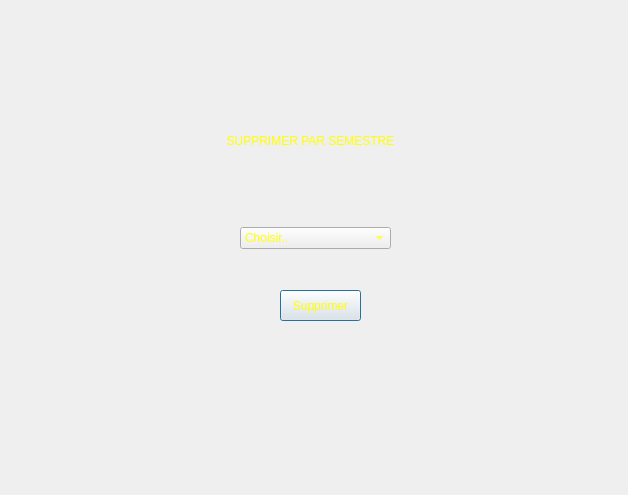
<?xml version="1.0" encoding="UTF-8"?>
<ui version="4.0">
 <class>Dialog</class>
 <widget class="QDialog" name="Dialog">
  <property name="geometry">
   <rect>
    <x>0</x>
    <y>0</y>
    <width>628</width>
    <height>495</height>
   </rect>
  </property>
  <property name="windowTitle">
   <string>Dialog</string>
  </property>
  <property name="styleSheet">
   <string notr="true">QProgressBar:horizontal {
    border: 1px solid #3A3939;
    text-align: center;
    padding: 1px;
    background: #201F1F;
}
QProgressBar::chunk:horizontal {
    background-color: qlineargradient(spread:reflect, x1:1, y1:0.545, x2:1, y2:0, stop:0 rgba(28, 66, 111, 255), stop:1 rgba(37, 87, 146, 255));
}

QToolTip
{
    border: 1px solid #3A3939;
    background-color: rgb(90, 102, 117);;
    color: white;
    padding: 1px;
    opacity: 200;
}

QWidget
{
    color: silver;
    background-color: #302F2F;
    selection-background-color:#3d8ec9;
    selection-color: black;
    background-clip: border;
    border-image: none;
    outline: 0;
}

QWidget:item:hover
{
    background-color: #78879b;
    color: black;
}

QWidget:item:selected
{
    background-color: #3d8ec9;
}

QCheckBox
{
    spacing: 5px;
    outline: none;
    color: #bbb;
    margin-bottom: 2px;
}

QCheckBox:disabled
{
    color: #777777;
}
QCheckBox::indicator,
QGroupBox::indicator
{
    width: 18px;
    height: 18px;
}
QGroupBox::indicator
{
    margin-left: 2px;
}

QCheckBox::indicator:unchecked,
QCheckBox::indicator:unchecked:hover,
QGroupBox::indicator:unchecked,
QGroupBox::indicator:unchecked:hover
{
    image: url(:/dark_blue/img/checkbox_unchecked.png);
}

QCheckBox::indicator:unchecked:focus,
QCheckBox::indicator:unchecked:pressed,
QGroupBox::indicator:unchecked:focus,
QGroupBox::indicator:unchecked:pressed
{
  border: none;
    image: url(:/dark_blue/img/checkbox_unchecked_focus.png);
}

QCheckBox::indicator:checked,
QCheckBox::indicator:checked:hover,
QGroupBox::indicator:checked,
QGroupBox::indicator:checked:hover
{
    image: url(:/dark_blue/img/checkbox_checked.png);
}

QCheckBox::indicator:checked:focus,
QCheckBox::indicator:checked:pressed,
QGroupBox::indicator:checked:focus,
QGroupBox::indicator:checked:pressed
{
  border: none;
    image: url(:/dark_blue/img/checkbox_checked_focus.png);
}

QCheckBox::indicator:indeterminate,
QCheckBox::indicator:indeterminate:hover,
QCheckBox::indicator:indeterminate:pressed
QGroupBox::indicator:indeterminate,
QGroupBox::indicator:indeterminate:hover,
QGroupBox::indicator:indeterminate:pressed
{
    image: url(:/dark_blue/img/checkbox_indeterminate.png);
}

QCheckBox::indicator:indeterminate:focus,
QGroupBox::indicator:indeterminate:focus
{
    image: url(:/dark_blue/img/checkbox_indeterminate_focus.png);
}

QCheckBox::indicator:checked:disabled,
QGroupBox::indicator:checked:disabled
{
    image: url(:/dark_blue/img/checkbox_checked_disabled.png);
}

QCheckBox::indicator:unchecked:disabled,
QGroupBox::indicator:unchecked:disabled
{
    image: url(:/dark_blue/img/checkbox_unchecked_disabled.png);
}

QRadioButton
{
    spacing: 5px;
    outline: none;
    color: rgb(255, 255, 255);
    margin-bottom: 2px;
}

QRadioButton:disabled
{
	color: rgb(0, 85, 255);
}


QMenuBar
{
    background-color: #302F2F;
    color: silver;
}

QMenuBar::item
{
    background: transparent;
}

QMenuBar::item:selected
{
    background: transparent;
    border: 1px solid #3A3939;
}

QMenuBar::item:pressed
{
    border: 1px solid #3A3939;
    background-color: #3d8ec9;
    color: black;
    margin-bottom:-1px;
    padding-bottom:1px;
}

QMenu
{
    border: 1px solid #3A3939;
    color: silver;
    margin: 1px;
}

QMenu::icon
{
    margin: 1px;
}

QMenu::item
{
    padding: 2px 2px 2px 25px;
    margin-left: 5px;
    border: 1px solid transparent; /* reserve space for selection border */
}

QMenu::item:selected
{
    color: black;
}

QMenu::separator {
    height: 2px;
    background: lightblue;
    margin-left: 10px;
    margin-right: 5px;
}

QMenu::indicator {
    width: 16px;
    height: 16px;
}

/* non-exclusive indicator = check box style indicator
   (see QActionGroup::setExclusive) */
QMenu::indicator:non-exclusive:unchecked {
    image: url(:/dark_blue/img/checkbox_unchecked.png);
}

QMenu::indicator:non-exclusive:unchecked:selected {
    image: url(:/dark_blue/img/checkbox_unchecked_disabled.png);
}

QMenu::indicator:non-exclusive:checked {
    image: url(:/dark_blue/img/checkbox_checked.png);
}

QMenu::indicator:non-exclusive:checked:selected {
    image: url(:/dark_blue/img/checkbox_checked_disabled.png);
}

/* exclusive indicator = radio button style indicator (see QActionGroup::setExclusive) */
QMenu::indicator:exclusive:unchecked {
    image: url(:/dark_blue/img/radio_unchecked.png);
}

QMenu::indicator:exclusive:unchecked:selected {
    image: url(:/dark_blue/img/radio_unchecked_disabled.png);
}

QMenu::indicator:exclusive:checked {
    image: url(:/dark_blue/img/radio_checked.png);
}

QMenu::indicator:exclusive:checked:selected {
    image: url(:/dark_blue/img/radio_checked_disabled.png);
}

QMenu::right-arrow {
    margin: 5px;
    image: url(:/dark_blue/img/right_arrow.png)
}


QWidget:disabled
{
    color: #808080;
    background-color: #302F2F;
}

QAbstractItemView
{
    alternate-background-color: #3A3939;
    color: silver;
    border: 1px solid 3A3939;
    border-radius: 2px;
    padding: 1px;
}

QWidget:focus, QMenuBar:focus
{
    border: 1px solid #78879b;
}

QTabWidget:focus, QCheckBox:focus, QRadioButton:focus, QSlider:focus
{
    border: none;
}

QLineEdit
{
    background-color: #201F1F;
    padding: 2px;
    border-style: solid;
    border: 1px solid #3A3939;
    border-radius: 2px;
    color: silver;
}

QGroupBox {
    border:1px solid #3A3939;
    border-radius: 2px;
    margin-top: 20px;
    background-color: #302F2F;
    color: silver;
}

QGroupBox::title {
    subcontrol-origin: margin;
    subcontrol-position: top center;
    padding-left: 10px;
    padding-right: 10px;
    padding-top: 10px;
}

QAbstractScrollArea
{
    border-radius: 2px;
    border: 1px solid #3A3939;
    background-color: transparent;
}

QScrollBar:horizontal
{
    height: 15px;
    margin: 3px 15px 3px 15px;
    border: 1px transparent #2A2929;
    border-radius: 4px;
    background-color: #2A2929;
}

QScrollBar::handle:horizontal
{
    background-color: #605F5F;
    min-width: 5px;
    border-radius: 4px;
}

QScrollBar::add-line:horizontal
{
    margin: 0px 3px 0px 3px;
    border-image: url(:/dark_blue/img/right_arrow_disabled.png);
    width: 10px;
    height: 10px;
    subcontrol-position: right;
    subcontrol-origin: margin;
}

QScrollBar::sub-line:horizontal
{
    margin: 0px 3px 0px 3px;
    border-image: url(:/dark_blue/img/left_arrow_disabled.png);
    height: 10px;
    width: 10px;
    subcontrol-position: left;
    subcontrol-origin: margin;
}

QScrollBar::add-line:horizontal:hover,QScrollBar::add-line:horizontal:on
{
    border-image: url(:/dark_blue/img/right_arrow.png);
    height: 10px;
    width: 10px;
    subcontrol-position: right;
    subcontrol-origin: margin;
}


QScrollBar::sub-line:horizontal:hover, QScrollBar::sub-line:horizontal:on
{
    border-image: url(:/dark_blue/img/left_arrow.png);
    height: 10px;
    width: 10px;
    subcontrol-position: left;
    subcontrol-origin: margin;
}

QScrollBar::up-arrow:horizontal, QScrollBar::down-arrow:horizontal
{
    background: none;
}


QScrollBar::add-page:horizontal, QScrollBar::sub-page:horizontal
{
    background: none;
}

QScrollBar:vertical
{
    background-color: #2A2929;
    width: 15px;
    margin: 15px 3px 15px 3px;
    border: 1px transparent #2A2929;
    border-radius: 4px;
}

QScrollBar::handle:vertical
{
    background-color: #605F5F;
    min-height: 5px;
    border-radius: 4px;
}

QScrollBar::sub-line:vertical
{
    margin: 3px 0px 3px 0px;
    border-image: url(:/dark_blue/img/up_arrow_disabled.png);
    height: 10px;
    width: 10px;
    subcontrol-position: top;
    subcontrol-origin: margin;
}

QScrollBar::add-line:vertical
{
    margin: 3px 0px 3px 0px;
    border-image: url(:/dark_blue/img/down_arrow_disabled.png);
    height: 10px;
    width: 10px;
    subcontrol-position: bottom;
    subcontrol-origin: margin;
}

QScrollBar::sub-line:vertical:hover,QScrollBar::sub-line:vertical:on
{

    border-image: url(:/dark_blue/img/up_arrow.png);
    height: 10px;
    width: 10px;
    subcontrol-position: top;
    subcontrol-origin: margin;
}


QScrollBar::add-line:vertical:hover, QScrollBar::add-line:vertical:on
{
    border-image: url(:/dark_blue/img/down_arrow.png);
    height: 10px;
    width: 10px;
    subcontrol-position: bottom;
    subcontrol-origin: margin;
}

QScrollBar::up-arrow:vertical, QScrollBar::down-arrow:vertical
{
    background: none;
}


QScrollBar::add-page:vertical, QScrollBar::sub-page:vertical
{
    background: none;
}

QTextEdit
{
    background-color: #201F1F;
    color: silver;
    border: 1px solid #3A3939;
}

QPlainTextEdit
{
    background-color: #201F1F;;
    color: silver;
    border-radius: 2px;
    border: 1px solid #3A3939;
}

QHeaderView::section
{
    background-color: #3A3939;
    color: silver;
    padding-left: 4px;
    border: 1px solid #6c6c6c;
}

QSizeGrip {
    image: url(:/dark_blue/img/sizegrip.png);
    width: 12px;
    height: 12px;
}

QMainWindow
{
    background-color: #302F2F;

}

QMainWindow::separator
{
    background-color: #302F2F;
    color: white;
    padding-left: 4px;
    spacing: 2px;
    border: 1px dashed #3A3939;
}

QMainWindow::separator:hover
{

    background-color: #787876;
    color: white;
    padding-left: 4px;
    border: 1px solid #3A3939;
    spacing: 2px;
}


QMenu::separator
{
    height: 1px;
    background-color: #3A3939;
    color: white;
    padding-left: 4px;
    margin-left: 10px;
    margin-right: 5px;
}


QFrame
{
    border-radius: 2px;
    border: 1px solid #444;
}

QFrame[frameShape=&quot;0&quot;]
{
    border-radius: 2px;
    border: 1px transparent #444;
}

QStackedWidget
{
    background-color: #302F2F;
    border: 1px transparent black;
}

QToolBar {
    border: 1px transparent #393838;
    background: 1px solid #302F2F;
    font-weight: bold;
}

QToolBar::handle:horizontal {
    image: url(:/dark_blue/img/Hmovetoolbar.png);
}
QToolBar::handle:vertical {
    image: url(:/dark_blue/img/Vmovetoolbar.png);
}
QToolBar::separator:horizontal {
    image: url(:/dark_blue/img/Hsepartoolbar.png);
}
QToolBar::separator:vertical {
    image: url(:/dark_blue/img/Vsepartoolbars.png);
}

QPushButton
{
    color: silver;
    background-color: #302F2F;
    border-width: 2px;
    border-color: #4A4949;
    border-style: solid;
    padding-top: 2px;
    padding-bottom: 2px;
    padding-left: 10px;
    padding-right: 10px;
    border-radius: 4px;
    /* outline: none; */
    /* min-width: 40px; */
}

QPushButton:disabled
{
    background-color: #302F2F;
    border-width: 2px;
    border-color: #3A3939;
    border-style: solid;
    padding-top: 2px;
    padding-bottom: 2px;
    padding-left: 10px;
    padding-right: 10px;
    /*border-radius: 2px;*/
    color: #808080;
}

QPushButton:focus {
    background-color: #3d8ec9;
    color: white;
}

QComboBox
{
    selection-background-color: #3d8ec9;
    background-color: #201F1F;
    border-style: solid;
    border: 1px solid #3A3939;
    border-radius: 2px;
    padding: 2px;
    min-width: 75px;
}

QPushButton:checked{
    background-color: #4A4949;
    border-color: #6A6969;
}

QPushButton:hover {
    border: 2px solid #78879b;
    color: silver;
}

QComboBox:hover, QAbstractSpinBox:hover,QLineEdit:hover,QTextEdit:hover,QPlainTextEdit:hover,QAbstractView:hover,QTreeView:hover
{
    border: 1px solid #78879b;
    color: silver;
}

QComboBox:on
{
    background-color: #626873;
    padding-top: 3px;
    padding-left: 4px;
    selection-background-color: #4a4a4a;
}

QComboBox QAbstractItemView
{
    background-color: #201F1F;
    border-radius: 2px;
    border: 1px solid #444;
    selection-background-color: #3d8ec9;
    color: silver;
}

QComboBox::drop-down
{
    subcontrol-origin: padding;
    subcontrol-position: top right;
    width: 15px;

    border-left-width: 0px;
    border-left-color: darkgray;
    border-left-style: solid;
    border-top-right-radius: 3px;
    border-bottom-right-radius: 3px;
}

QComboBox::down-arrow
{
    image: url(:/dark_blue/img/down_arrow_disabled.png);
}

QComboBox::down-arrow:on, QComboBox::down-arrow:hover,
QComboBox::down-arrow:focus
{
    image: url(:/dark_blue/img/down_arrow.png);
}

QPushButton:pressed
{
    background-color: #484846;
}

QAbstractSpinBox {
    padding-top: 2px;
    padding-bottom: 2px;
    border: 1px solid #3A3939;
    background-color: #201F1F;
    color: silver;
    border-radius: 2px;
    min-width: 75px;
}

QAbstractSpinBox:up-button
{
    background-color: transparent;
    subcontrol-origin: border;
    subcontrol-position: top right;
}

QAbstractSpinBox:down-button
{
    background-color: transparent;
    subcontrol-origin: border;
    subcontrol-position: bottom right;
}

QAbstractSpinBox::up-arrow,QAbstractSpinBox::up-arrow:disabled,QAbstractSpinBox::up-arrow:off {
    image: url(:/dark_blue/img/up_arrow_disabled.png);
    width: 10px;
    height: 10px;
}
QAbstractSpinBox::up-arrow:hover
{
    image: url(:/dark_blue/img/up_arrow.png);
}


QAbstractSpinBox::down-arrow,QAbstractSpinBox::down-arrow:disabled,QAbstractSpinBox::down-arrow:off
{
    image: url(:/dark_blue/img/down_arrow_disabled.png);
    width: 10px;
    height: 10px;
}
QAbstractSpinBox::down-arrow:hover
{
    image: url(:/dark_blue/img/down_arrow.png);
}


QLabel
{
    border: 0px solid black;
}

QTabWidget{
    border: 1px transparent black;
}

QTabWidget::pane {
    border: 1px solid #444;
    border-radius: 3px;
    padding: 3px;
}

QTabBar
{
    qproperty-drawBase: 0;
    left: 5px; /* move to the right by 5px */
}

QTabBar:focus
{
    border: 0px transparent black;
}

QTabBar::close-button  {
    image: url(:/dark_blue/img/close.png);
    background: transparent;
}

QTabBar::close-button:hover
{
    image: url(:/dark_blue/img/close-hover.png);
    background: transparent;
}

QTabBar::close-button:pressed {
    image: url(:/dark_blue/img/close-pressed.png);
    background: transparent;
}

/* TOP TABS */
QTabBar::tab:top {
    color: #b1b1b1;
    border: 1px solid #4A4949;
    border-bottom: 1px transparent black;
    background-color: #302F2F;
    padding: 5px;
    border-top-left-radius: 2px;
    border-top-right-radius: 2px;
}

QTabBar::tab:top:!selected
{
    color: #b1b1b1;
    background-color: #201F1F;
    border: 1px transparent #4A4949;
    border-bottom: 1px transparent #4A4949;
    border-top-left-radius: 0px;
    border-top-right-radius: 0px;
}

QTabBar::tab:top:!selected:hover {
    background-color: #48576b;
}

/* BOTTOM TABS */
QTabBar::tab:bottom {
    color: #b1b1b1;
    border: 1px solid #4A4949;
    border-top: 1px transparent black;
    background-color: #302F2F;
    padding: 5px;
    border-bottom-left-radius: 2px;
    border-bottom-right-radius: 2px;
}

QTabBar::tab:bottom:!selected
{
    color: #b1b1b1;
    background-color: #201F1F;
    border: 1px transparent #4A4949;
    border-top: 1px transparent #4A4949;
    border-bottom-left-radius: 0px;
    border-bottom-right-radius: 0px;
}

QTabBar::tab:bottom:!selected:hover {
    background-color: #78879b;
}

/* LEFT TABS */
QTabBar::tab:left {
    color: #b1b1b1;
    border: 1px solid #4A4949;
    border-left: 1px transparent black;
    background-color: #302F2F;
    padding: 5px;
    border-top-right-radius: 2px;
    border-bottom-right-radius: 2px;
}

QTabBar::tab:left:!selected
{
    color: #b1b1b1;
    background-color: #201F1F;
    border: 1px transparent #4A4949;
    border-right: 1px transparent #4A4949;
    border-top-right-radius: 0px;
    border-bottom-right-radius: 0px;
}

QTabBar::tab:left:!selected:hover {
    background-color: #48576b;
}


/* RIGHT TABS */
QTabBar::tab:right {
    color: #b1b1b1;
    border: 1px solid #4A4949;
    border-right: 1px transparent black;
    background-color: #302F2F;
    padding: 5px;
    border-top-left-radius: 2px;
    border-bottom-left-radius: 2px;
}

QTabBar::tab:right:!selected
{
    color: #b1b1b1;
    background-color: #201F1F;
    border: 1px transparent #4A4949;
    border-right: 1px transparent #4A4949;
    border-top-left-radius: 0px;
    border-bottom-left-radius: 0px;
}

QTabBar::tab:right:!selected:hover {
    background-color: #48576b;
}

QTabBar QToolButton::right-arrow:enabled {
     image: url(:/dark_blue/img/right_arrow.png);
 }

 QTabBar QToolButton::left-arrow:enabled {
     image: url(:/dark_blue/img/left_arrow.png);
 }

QTabBar QToolButton::right-arrow:disabled {
     image: url(:/dark_blue/img/right_arrow_disabled.png);
 }

 QTabBar QToolButton::left-arrow:disabled {
     image: url(:/dark_blue/img/left_arrow_disabled.png);
 }


QDockWidget {
    border: 1px solid #403F3F;
    titlebar-close-icon: url(:/dark_blue/img/close.png);
    titlebar-normal-icon: url(:/dark_blue/img/undock.png);
}

QDockWidget::close-button, QDockWidget::float-button {
    border: 1px solid transparent;
    border-radius: 2px;
    background: transparent;
}

QDockWidget::close-button:hover, QDockWidget::float-button:hover {
    background: rgba(255, 255, 255, 10);
}

QDockWidget::close-button:pressed, QDockWidget::float-button:pressed {
    padding: 1px -1px -1px 1px;
    background: rgba(255, 255, 255, 10);
}

QTreeView, QListView, QTextBrowser, AtLineEdit, AtLineEdit::hover {
    border: 1px solid #444;
    background-color: silver;
    border-radius: 3px;
    margin-left: 3px;
    color: black;
}

QTreeView:branch:selected, QTreeView:branch:hover {
    background: url(:/dark_blue/img/transparent.png);
}

QTreeView::branch:has-siblings:!adjoins-item {
    border-image: url(:/dark_blue/img/transparent.png);
}

QTreeView::branch:has-siblings:adjoins-item {
    border-image: url(:/dark_blue/img/transparent.png);
}

QTreeView::branch:!has-children:!has-siblings:adjoins-item {
    border-image: url(:/dark_blue/img/transparent.png);
}

QTreeView::branch:has-children:!has-siblings:closed,
QTreeView::branch:closed:has-children:has-siblings {
    image: url(:/dark_blue/img/branch_closed.png);
}

QTreeView::branch:open:has-children:!has-siblings,
QTreeView::branch:open:has-children:has-siblings  {
    image: url(:/dark_blue/img/branch_open.png);
}

QTreeView::branch:has-children:!has-siblings:closed:hover,
QTreeView::branch:closed:has-children:has-siblings:hover {
    image: url(:/dark_blue/img/branch_closed-on.png);
    }

QTreeView::branch:open:has-children:!has-siblings:hover,
QTreeView::branch:open:has-children:has-siblings:hover  {
    image: url(:/dark_blue/img/branch_open-on.png);
    }

QListView::item:!selected:hover, QListView::item:!selected:hover, QTreeView::item:!selected:hover  {
    background: rgba(0, 0, 0, 0);
    outline: 0;
    color: #FFFFFF
}

QListView::item:selected:hover, QListView::item:selected:hover, QTreeView::item:selected:hover  {
    background: #3d8ec9;
    color: #FFFFFF;
}

QSlider::groove:horizontal {
    border: 1px solid #3A3939;
    height: 8px;
    background: #201F1F;
    margin: 2px 0;
    border-radius: 2px;
}

QSlider::handle:horizontal {
    background: QLinearGradient( x1: 0, y1: 0, x2: 0, y2: 1,
      stop: 0.0 silver, stop: 0.2 #a8a8a8, stop: 1 #727272);
    border: 1px solid #3A3939;
    width: 14px;
    height: 14px;
    margin: -4px 0;
    border-radius: 2px;
}

QSlider::groove:vertical {
    border: 1px solid #3A3939;
    width: 8px;
    background: #201F1F;
    margin: 0 0px;
    border-radius: 2px;
}

QSlider::handle:vertical {
    background: QLinearGradient( x1: 0, y1: 0, x2: 0, y2: 1, stop: 0.0 silver,
    stop: 0.2 #a8a8a8, stop: 1 #727272);
    border: 1px solid #3A3939;
    width: 14px;
    height: 14px;
    margin: 0 -4px;
    border-radius: 2px;
}

QToolButton {
    /*  background-color: transparent; */
    border: 2px transparent #4A4949;
    border-radius: 4px;
    background-color: dimgray;
    margin: 2px;
    padding: 2px;
}

QToolButton[popupMode=&quot;1&quot;] { /* only for MenuButtonPopup */
 padding-right: 20px; /* make way for the popup button */
 border: 2px transparent #4A4949;
 border-radius: 4px;
}

QToolButton[popupMode=&quot;2&quot;] { /* only for InstantPopup */
 padding-right: 10px; /* make way for the popup button */
 border: 2px transparent #4A4949;
}


QToolButton:hover, QToolButton::menu-button:hover {
    border: 2px solid #78879b;
}

QToolButton:checked, QToolButton:pressed,
    QToolButton::menu-button:pressed {
    background-color: #4A4949;
    border: 2px solid #78879b;
}

/* the subcontrol below is used only in the InstantPopup or DelayedPopup mode */
QToolButton::menu-indicator {
    image: url(:/dark_blue/img/down_arrow.png);
    top: -7px; left: -2px; /* shift it a bit */
}

/* the subcontrols below are used only in the MenuButtonPopup mode */
QToolButton::menu-button {
    border: 1px transparent #4A4949;
    border-top-right-radius: 6px;
    border-bottom-right-radius: 6px;
    /* 16px width + 4px for border = 20px allocated above */
    width: 16px;
    outline: none;
}

QToolButton::menu-arrow {
    image: url(:/dark_blue/img/down_arrow.png);
}

QToolButton::menu-arrow:open {
    top: 1px; left: 1px; /* shift it a bit */
    border: 1px solid #3A3939;
}

QPushButton::menu-indicator  {
    subcontrol-origin: padding;
    subcontrol-position: bottom right;
    left: 4px;
}

QTableView
{
    border: 1px solid #444;
    gridline-color: #6c6c6c;
    background-color: #201F1F;
}


QTableView, QHeaderView
{
    border-radius: 0px;
}

QTableView::item:pressed, QListView::item:pressed, QTreeView::item:pressed  {
    background: #78879b;
    color: #FFFFFF;
}

QTableView::item:selected:active, QTreeView::item:selected:active, QListView::item:selected:active  {
    background: #3d8ec9;
    color: #FFFFFF;
}


QHeaderView
{
    border: 1px transparent;
    border-radius: 2px;
    margin: 0px;
    padding: 0px;
}

QHeaderView::section  {
    background-color: #3A3939;
    color: silver;
    padding: 4px;
    border: 1px solid #6c6c6c;
    border-radius: 0px;
    text-align: center;
}

QHeaderView::section::vertical::first, QHeaderView::section::vertical::only-one
{
    border-top: 1px solid #6c6c6c;
}

QHeaderView::section::vertical
{
    border-top: transparent;
}

QHeaderView::section::horizontal::first, QHeaderView::section::horizontal::only-one
{
    border-left: 1px solid #6c6c6c;
}

QHeaderView::section::horizontal
{
    border-left: transparent;
}


QHeaderView::section:checked
 {
    color: white;
    background-color: #5A5959;
 }

 /* style the sort indicator */
QHeaderView::down-arrow {
    image: url(:/dark_blue/img/down_arrow.png);
}

QHeaderView::up-arrow {
    image: url(:/dark_blue/img/up_arrow.png);
}


QTableCornerButton::section {
    background-color: #3A3939;
    border: 1px solid #3A3939;
    border-radius: 2px;
}

QToolBox  {
    padding: 3px;
    border: 1px transparent black;
}

QToolBox::tab {
    color: #b1b1b1;
    background-color: #302F2F;
    border: 1px solid #4A4949;
    border-bottom: 1px transparent #302F2F;
    border-top-left-radius: 5px;
    border-top-right-radius: 5px;
}

 QToolBox::tab:selected { /* italicize selected tabs */
    font: italic;
    background-color: #302F2F;
    border-color: #3d8ec9;
 }

QStatusBar::item {
    border: 1px solid #3A3939;
    border-radius: 2px;
 }


QFrame[height=&quot;3&quot;], QFrame[width=&quot;3&quot;] {
    background-color: #AAA;
}


QSplitter::handle {
    border: 1px dashed #3A3939;
}

QSplitter::handle:hover {
    background-color: #787876;
    border: 1px solid #3A3939;
}

QSplitter::handle:horizontal {
    width: 1px;
}

QSplitter::handle:vertical {
    height: 1px;
}

QListWidget {
    background-color: silver;
    border-radius: 5px;
    margin-left: 5px;
}

QListWidget::item {
    color: black;
}

QMessageBox {
    messagebox-critical-icon	: url(:/dark_blue/img/critical.png);
    messagebox-information-icon	: url(:/dark_blue/img/information.png);
    messagebox-question-icon	: url(:/dark_blue/img/question.png);
    messagebox-warning-icon:    : url(:/dark_blue/img/warning.png);
}

ColorButton::enabled {
    border-radius: 0px;
    border: 1px solid #444444;
}

ColorButton::disabled {
    border-radius: 0px;
    border: 1px solid #AAAAAA;
}</string>
  </property>
  <widget class="QComboBox" name="comboBox_2">
   <property name="geometry">
    <rect>
     <x>240</x>
     <y>227</y>
     <width>151</width>
     <height>22</height>
    </rect>
   </property>
   <property name="styleSheet">
    <string notr="true">* {
	color: rgb(255, 255, 0);
	display:inline-block;
    text-align: left;
    width: 100px;
}</string>
   </property>
   <item>
    <property name="text">
     <string>Choisir..</string>
    </property>
   </item>
   <item>
    <property name="text">
     <string>SEMESTRE 1</string>
    </property>
   </item>
   <item>
    <property name="text">
     <string>SEMESTRE 2</string>
    </property>
   </item>
  </widget>
  <widget class="QPushButton" name="pushButton">
   <property name="geometry">
    <rect>
     <x>280</x>
     <y>290</y>
     <width>81</width>
     <height>31</height>
    </rect>
   </property>
   <property name="styleSheet">
    <string notr="true">color: rgb(255, 255, 0);</string>
   </property>
   <property name="text">
    <string>Supprimer</string>
   </property>
  </widget>
  <widget class="QLabel" name="label">
   <property name="geometry">
    <rect>
     <x>210</x>
     <y>120</y>
     <width>201</width>
     <height>41</height>
    </rect>
   </property>
   <property name="styleSheet">
    <string notr="true">color: rgb(255, 255, 0);</string>
   </property>
   <property name="text">
    <string>SUPPRIMER PAR SEMESTRE</string>
   </property>
   <property name="alignment">
    <set>Qt::AlignCenter</set>
   </property>
  </widget>
 </widget>
 <resources/>
 <connections/>
</ui>
